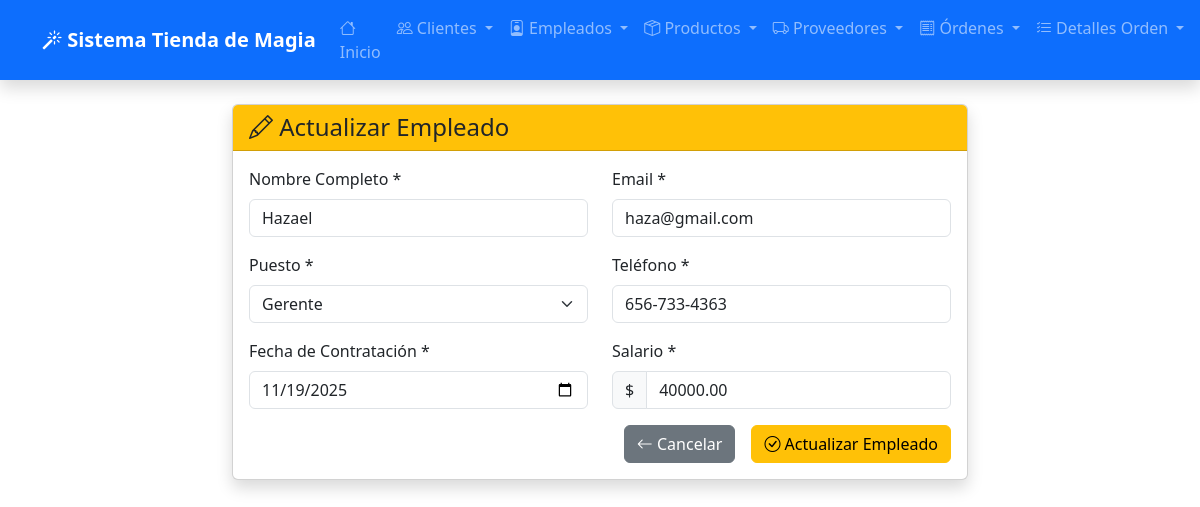
The app's page /empleados/actualizar/1/ with its own data.
### app_TiendadeMagia/models.py (models this page shows, shortened)
class Empleado(models.Model):
    usuario = models.OneToOneField(User, on_delete=models.CASCADE)
    puesto = models.CharField(max_length=100)
    telefono = models.CharField(max_length=20)
    fecha_contratacion = models.DateField(default=timezone.now)
    salario = models.DecimalField(max_digits=10, decimal_places=2, default=0)
    activo = models.BooleanField(default=True)

### app_TiendadeMagia/views.py (the view, shortened to what this page needs)
# urls.py: path('empleados/actualizar/<int:id>/', views.actualizar_empleado, name='actualizar_empleado'),
def actualizar_empleado(request, id):
    empleado = get_object_or_404(Empleado, id=id)
    return render(request, 'app_TiendadeMagia/empleado/actualizar_empleado.html', {'empleado': empleado})

### app_TiendadeMagia/templates/app_TiendadeMagia/empleado/actualizar_empleado.html (shortened to what this page needs)
<!DOCTYPE html>
<html lang="es">
<head>
    <link href="https://cdn.jsdelivr.net/npm/bootstrap@5.3.0/dist/css/bootstrap.min.css" rel="stylesheet">
    <link href="https://cdn.jsdelivr.net/npm/bootstrap-icons@1.10.0/font/bootstrap-icons.css" rel="stylesheet">
</head>
<body>
    {% include 'app_TiendadeMagia/navbar.html' %}
    <div class="container mt-4">
        <div class="row justify-content-center">
            <div class="col-md-8">
                <div class="card shadow">
                    <div class="card-header bg-warning text-dark">
                        <h4 class="mb-0">
                            <i class="bi bi-pencil"></i> Actualizar Empleado
                        </h4>
                    </div>
                    <div class="card-body">
                        <form method="POST">
                            <div class="row">
                                <div class="col-md-6 mb-3">
                                    <label for="nombre" class="form-label">Nombre Completo *</label>
                                    <input type="text" class="form-control" id="nombre" name="nombre"
                                           value="{{ empleado.usuario.first_name }} {{ empleado.usuario.last_name }}" required>
                                </div>
                                <div class="col-md-6 mb-3">
                                    <label for="email" class="form-label">Email *</label>
                                    <input type="email" class="form-control" id="email" name="email"
                                           value="{{ empleado.usuario.email }}" required>
                                </div>
                            </div>
                            <div class="row">
                                <div class="col-md-6 mb-3">
                                    <label for="puesto" class="form-label">Puesto *</label>
                                    <select class="form-select" id="puesto" name="puesto" required>
                                        <option value="Gerente" {% if empleado.puesto == 'Gerente' %}selected{% endif %}>Gerente</option>
                                    </select>
                                </div>
                                <div class="col-md-6 mb-3">
                                    <label for="telefono" class="form-label">Teléfono *</label>
                                    <input type="tel" class="form-control" id="telefono" name="telefono"
                                           value="{{ empleado.telefono }}" required>
                                </div>
                            </div>
                            <div class="row">
                                <div class="col-md-6 mb-3">
                                    <label for="fecha_contratacion" class="form-label">Fecha de Contratación *</label>
                                    <input type="date" class="form-control" id="fecha_contratacion" name="fecha_contratacion"
                                           value="{{ empleado.fecha_contratacion|date:'Y-m-d' }}" required>
                                </div>
                                <div class="col-md-6 mb-3">
                                    <label for="salario" class="form-label">Salario *</label>
                                    <div class="input-group">
                                        <span class="input-group-text">$</span>
                                        <input type="number" class="form-control" id="salario" name="salario"
                                               value="{{ empleado.salario }}" step="0.01" min="0" required>
                                    </div>
                                </div>
                            </div>
                            <div class="d-grid gap-2 d-md-flex justify-content-md-end">
                                <a href="{% url 'ver_empleados' %}" class="btn btn-secondary me-md-2">
                                    <i class="bi bi-arrow-left"></i> Cancelar
                                </a>
                                <button type="submit" class="btn btn-warning">
                                    <i class="bi bi-check-circle"></i> Actualizar Empleado
                                </button>
                            </div>
                        </form>
                    </div>
                </div>
            </div>
        </div>
    </div>
</body>
</html>

### records on screen
Empleado: nombre "Hazael", email "haza@gmail.com", puesto "Gerente", telefono "656-733-4363", fecha_contratacion "11/19/2025", salario "40000.00"
